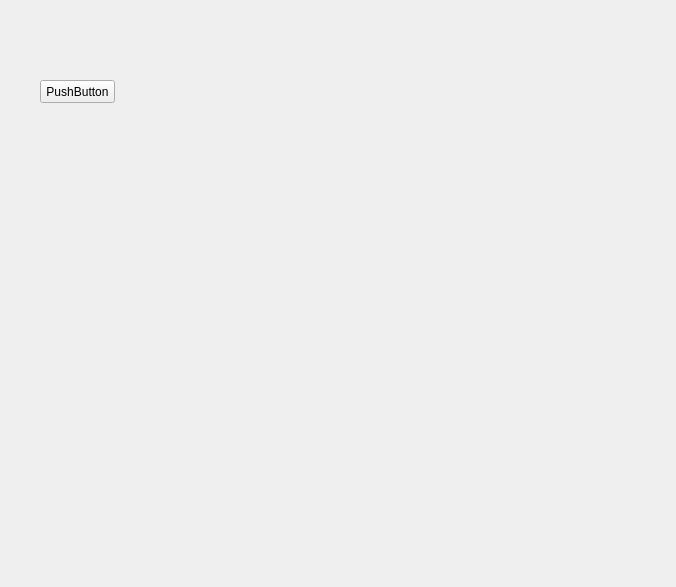
<?xml version="1.0" encoding="UTF-8"?>
<ui version="4.0">
 <class>CMainWidget</class>
 <widget class="QWidget" name="CMainWidget">
  <property name="geometry">
   <rect>
    <x>0</x>
    <y>0</y>
    <width>676</width>
    <height>587</height>
   </rect>
  </property>
  <property name="windowTitle">
   <string>CMainWidget</string>
  </property>
  <widget class="QPushButton" name="pushButton">
   <property name="geometry">
    <rect>
     <x>40</x>
     <y>80</y>
     <width>75</width>
     <height>23</height>
    </rect>
   </property>
   <property name="text">
    <string>PushButton</string>
   </property>
  </widget>
 </widget>
 <layoutdefault spacing="6" margin="11"/>
 <resources/>
 <connections/>
</ui>
